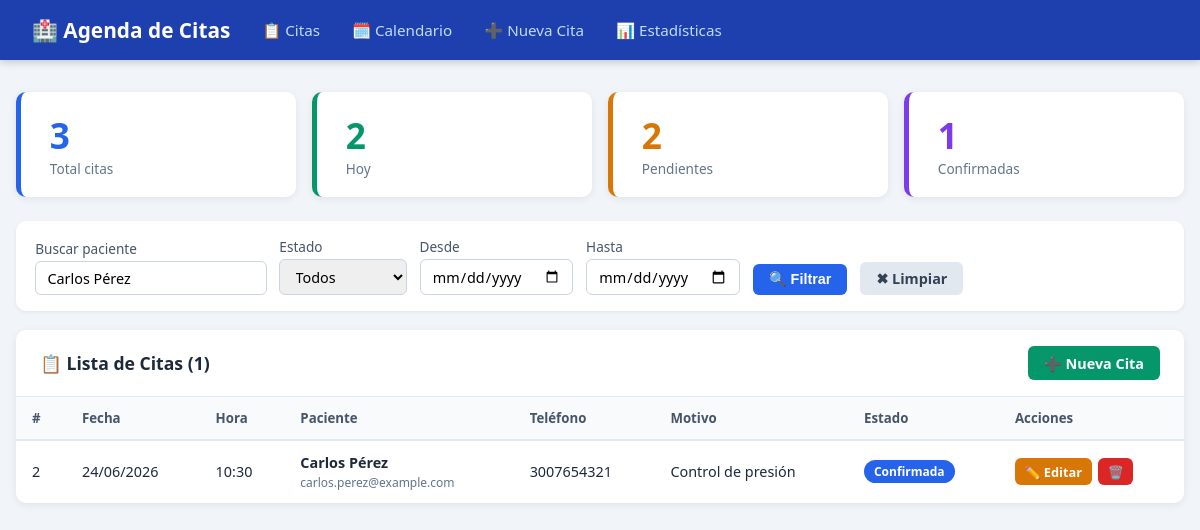
The page /index.php?nombre=Carlos Pérez on the database its author committed.
### tables this page shows
CREATE TABLE IF NOT EXISTS citas (
    id        INT AUTO_INCREMENT PRIMARY KEY,
    nombre    VARCHAR(150)      NOT NULL,
    email     VARCHAR(150)      NOT NULL,
    telefono  VARCHAR(30)       NOT NULL,
    fecha     DATE              NOT NULL,
    hora      TIME              NOT NULL,
    motivo    VARCHAR(255)      NOT NULL,
    estado    ENUM('Pendiente','Confirmada','Completada','Cancelada') NOT NULL DEFAULT 'Pendiente',
    notas     TEXT              NULL,
    creado_en TIMESTAMP         NOT NULL DEFAULT CURRENT_TIMESTAMP,

    INDEX idx_fecha (fecha),
    INDEX idx_estado (estado)
);

### index.php (the view, shortened to what this page needs)
<?php
require 'conexion.php';
$csrf_token = $_SESSION['csrf_token'];
$filtro_nombre = trim($_GET['nombre'] ?? '');
$filtro_desde  = $_GET['desde'] ?? '';
$filtro_hasta  = $_GET['hasta'] ?? '';
$where = "WHERE 1=1";
if ($filtro_nombre !== '') {
    $n = $conn->real_escape_string($filtro_nombre);
    $where .= " AND nombre LIKE '%$n%'";
}
$result = $conn->query("SELECT * FROM citas $where ORDER BY fecha ASC, hora ASC");
$stats = $conn->query("
    SELECT
        COUNT(*) AS total,
        SUM(fecha = CURDATE()) AS hoy,
        SUM(estado = 'Pendiente') AS pendientes,
        SUM(estado = 'Confirmada') AS confirmadas
    FROM citas
")->fetch_assoc();
?>
<!DOCTYPE html>
<html lang="es">
<head>
</head>
<body>
<nav>
  <h1>🏥 Agenda de Citas</h1>
  <a href="index.php">📋 Citas</a>
  <a href="calendario.php">🗓️ Calendario</a>
  <a href="nueva.php">➕ Nueva Cita</a>
  <a href="estadisticas.php">📊 Estadísticas</a>
</nav>
<div class="container">
  <div class="stats">
    <div class="stat-card" style="--c:#2563eb">
      <div class="num"><?= $stats['total'] ?></div>
      <div class="lbl">Total citas</div>
    </div>
    <div class="stat-card" style="--c:#059669">
      <div class="num"><?= $stats['hoy'] ?></div>
      <div class="lbl">Hoy</div>
    </div>
    <div class="stat-card" style="--c:#d97706">
      <div class="num"><?= $stats['pendientes'] ?></div>
      <div class="lbl">Pendientes</div>
    </div>
    <div class="stat-card" style="--c:#7c3aed">
      <div class="num"><?= $stats['confirmadas'] ?></div>
      <div class="lbl">Confirmadas</div>
    </div>
  </div>
  <form method="GET" action="index.php">
    <div class="filtros">
      <label>Buscar paciente
        <input type="text" name="nombre" value="<?= htmlspecialchars($filtro_nombre) ?>" placeholder="Nombre...">
      </label>
      <label>Estado
        <select name="estado">
          <option value="">Todos</option>
        </select>
      </label>
      <label>Desde
        <input type="date" name="desde" value="<?= $filtro_desde ?>">
      </label>
      <label>Hasta
        <input type="date" name="hasta" value="<?= $filtro_hasta ?>">
      </label>
      <button type="submit" class="btn btn-primary">🔍 Filtrar</button>
      <a href="index.php" class="btn btn-secondary">✖ Limpiar</a>
    </div>
  </form>
  <div class="card">
    <div class="card-header">
      <h2>📋 Lista de Citas (<?= $result->num_rows ?>)</h2>
      <a href="nueva.php" class="btn btn-success">➕ Nueva Cita</a>
    </div>
    <?php if ($result->num_rows === 0): ?>
      <div class="vacio">😔 No se encontraron citas.</div>
    <?php else: ?>
    <table>
      <thead>
        <tr>
          <th>#</th>
          <th>Fecha</th>
          <th>Hora</th>
          <th>Paciente</th>
          <th>Teléfono</th>
          <th>Motivo</th>
          <th>Estado</th>
          <th>Acciones</th>
        </tr>
      </thead>
      <tbody>
        <?php while ($c = $result->fetch_assoc()): ?>
        <tr>
          <td><?= $c['id'] ?></td>
          <td><?= date('d/m/Y', strtotime($c['fecha'])) ?></td>
          <td><?= substr($c['hora'],0,5) ?></td>
          <td>
            <strong><?= htmlspecialchars($c['nombre']) ?></strong><br>
            <small style="color:#64748b"><?= htmlspecialchars($c['email']) ?></small>
          </td>
          <td><?= htmlspecialchars($c['telefono']) ?></td>
          <td><?= htmlspecialchars(mb_strimwidth($c['motivo'],0,40,'…')) ?></td>
          <td><span class="badge badge-<?= $c['estado'] ?>"><?= $c['estado'] ?></span></td>
          <td>
            <div class="acciones">
              <a href="editar.php?id=<?= $c['id'] ?>" class="btn btn-warning btn-sm">✏️ Editar</a>
              <a href="eliminar.php?id=<?= $c['id'] ?>&token=<?= $csrf_token ?>"
                 onclick="return confirm('¿Eliminar la cita de <?= addslashes(htmlspecialchars($c['nombre'])) ?>?')"
                 class="btn btn-danger btn-sm">🗑️</a>
            </div>
          </td>
        </tr>
        <?php endwhile; ?>
      </tbody>
    </table>
    <?php endif; ?>
  </div>
</div>
</body>
</html>

### index.php (style rules this page uses)
* { box-sizing:border-box; margin:0; padding:0; }
body { font-family:'Segoe UI',sans-serif; background:#f1f5f9; color:#1e293b; }
nav { background:#1e40af; color:white; padding:1rem 2rem; display:flex; align-items:center; gap:2rem; box-shadow:0 2px 8px rgba(0,0,0,.2); }
nav h1 { font-size:1.3rem; }
nav a { color:#bfdbfe; text-decoration:none; font-size:.95rem; }
.container { max-width:1200px; margin:2rem auto; padding:0 1rem; }
.stats { display:flex; gap:1rem; margin-bottom:1.5rem; flex-wrap:wrap; }
.stat-card { background:white; border-radius:10px; padding:1.2rem 1.8rem; flex:1; min-width:140px; box-shadow:0 2px 8px rgba(0,0,0,.07); border-left:5px solid var(--c); }
.stat-card .num { font-size:2.2rem; font-weight:700; color:var(--c); }
.stat-card .lbl { font-size:.85rem; color:#64748b; }
.filtros { background:white; padding:1rem 1.2rem; border-radius:10px; margin-bottom:1.2rem; display:flex; gap:.8rem; flex-wrap:wrap; align-items:flex-end; box-shadow:0 1px 4px rgba(0,0,0,.07); }
.filtros label { display:flex; flex-direction:column; gap:3px; font-size:.85rem; color:#475569; }
.filtros input, .filtros select { padding:.4rem .7rem; border:1px solid #cbd5e1; border-radius:6px; font-size:.9rem; font-family:inherit; }
.btn { padding:.45rem 1rem; border:none; border-radius:6px; cursor:pointer; font-size:.9rem; font-weight:600; text-decoration:none; display:inline-block; }
.btn-primary { background:#2563eb; color:white; }
.btn-secondary { background:#e2e8f0; color:#334155; }
.btn-success { background:#059669; color:white; }
.btn-danger { background:#dc2626; color:white; }
.btn-warning { background:#d97706; color:white; }
.btn-sm { padding:.28rem .6rem; font-size:.8rem; }
.card { background:white; border-radius:10px; box-shadow:0 2px 8px rgba(0,0,0,.07); overflow:hidden; }
.card-header { padding:1rem 1.5rem; display:flex; justify-content:space-between; align-items:center; border-bottom:1px solid #e2e8f0; }
.card-header h2 { font-size:1.1rem; }
table { width:100%; border-collapse:collapse; }
th { background:#f8fafc; padding:.75rem 1rem; text-align:left; font-size:.83rem; color:#475569; border-bottom:2px solid #e2e8f0; }
td { padding:.75rem 1rem; border-bottom:1px solid #f1f5f9; font-size:.9rem; vertical-align:middle; }
tr:last-child td { border-bottom:none; }
.badge { display:inline-block; padding:3px 10px; border-radius:12px; font-size:.75rem; font-weight:600; color:white; }
.badge-Confirmada { background:#2563eb; }
.acciones { display:flex; gap:.4rem; }

### rows shown on the page
citas: id "2", fecha "24/06/2026", hora "10:30", nombre "Carlos Pérez", email "carlos.perez@example.com", telefono "3007654321", motivo "Control de presión", estado "Confirmada"

### other values the page prints
$stats['total'] "3"
$stats['hoy'] "2"
$stats['pendientes'] "2"
$stats['confirmadas'] "1"
$result->num_rows "1"
